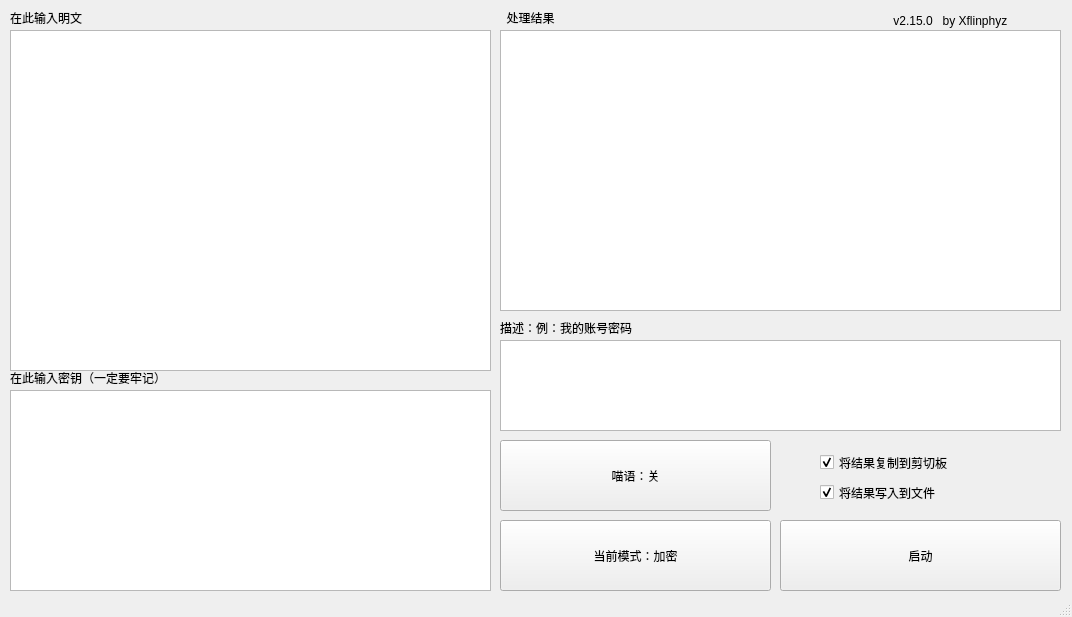
<?xml version="1.0" encoding="UTF-8"?>
<ui version="4.0">
 <class>MainWindow</class>
 <widget class="QMainWindow" name="MainWindow">
  <property name="geometry">
   <rect>
    <x>0</x>
    <y>0</y>
    <width>1072</width>
    <height>617</height>
   </rect>
  </property>
  <property name="windowTitle">
   <string>密码加密管理器 </string>
  </property>
  <property name="windowIcon">
   <iconset>
    <normaloff>../../../../Temps__/XFICO.ico</normaloff>../../../../Temps__/XFICO.ico</iconset>
  </property>
  <property name="autoFillBackground">
   <bool>false</bool>
  </property>
  <property name="toolButtonStyle">
   <enum>Qt::ToolButtonIconOnly</enum>
  </property>
  <property name="animated">
   <bool>true</bool>
  </property>
  <widget class="QWidget" name="centralwidget">
   <widget class="QTextEdit" name="textEdit_strInput">
    <property name="geometry">
     <rect>
      <x>10</x>
      <y>30</y>
      <width>481</width>
      <height>341</height>
     </rect>
    </property>
    <property name="cursor" stdset="0">
     <cursorShape>IBeamCursor</cursorShape>
    </property>
   </widget>
   <widget class="QLabel" name="label_input">
    <property name="geometry">
     <rect>
      <x>10</x>
      <y>10</y>
      <width>101</width>
      <height>16</height>
     </rect>
    </property>
    <property name="text">
     <string>在此输入明文</string>
    </property>
   </widget>
   <widget class="QLabel" name="label_3">
    <property name="geometry">
     <rect>
      <x>10</x>
      <y>370</y>
      <width>211</width>
      <height>16</height>
     </rect>
    </property>
    <property name="font">
     <font>
      <bold>false</bold>
     </font>
    </property>
    <property name="text">
     <string>在此输入密钥（一定要牢记）</string>
    </property>
   </widget>
   <widget class="QTextEdit" name="textEdit_keyInput">
    <property name="geometry">
     <rect>
      <x>10</x>
      <y>390</y>
      <width>481</width>
      <height>201</height>
     </rect>
    </property>
    <property name="cursor" stdset="0">
     <cursorShape>IBeamCursor</cursorShape>
    </property>
   </widget>
   <widget class="QTextEdit" name="textEdit_strOutput">
    <property name="geometry">
     <rect>
      <x>500</x>
      <y>30</y>
      <width>561</width>
      <height>281</height>
     </rect>
    </property>
    <property name="cursor" stdset="0">
     <cursorShape>IBeamCursor</cursorShape>
    </property>
   </widget>
   <widget class="QPushButton" name="modeChange">
    <property name="geometry">
     <rect>
      <x>500</x>
      <y>520</y>
      <width>271</width>
      <height>71</height>
     </rect>
    </property>
    <property name="text">
     <string>当前模式：加密</string>
    </property>
   </widget>
   <widget class="QPushButton" name="goWork">
    <property name="geometry">
     <rect>
      <x>780</x>
      <y>520</y>
      <width>281</width>
      <height>71</height>
     </rect>
    </property>
    <property name="text">
     <string>启动</string>
    </property>
   </widget>
   <widget class="QLabel" name="label_4">
    <property name="geometry">
     <rect>
      <x>890</x>
      <y>10</y>
      <width>161</width>
      <height>21</height>
     </rect>
    </property>
    <property name="text">
     <string> v2.15.0   by Xflinphyz</string>
    </property>
   </widget>
   <widget class="QLabel" name="label_5">
    <property name="geometry">
     <rect>
      <x>500</x>
      <y>10</y>
      <width>81</width>
      <height>16</height>
     </rect>
    </property>
    <property name="text">
     <string>  处理结果</string>
    </property>
   </widget>
   <widget class="QPushButton" name="CatLanModeChange">
    <property name="geometry">
     <rect>
      <x>500</x>
      <y>440</y>
      <width>271</width>
      <height>71</height>
     </rect>
    </property>
    <property name="cursor">
     <cursorShape>OpenHandCursor</cursorShape>
    </property>
    <property name="text">
     <string>喵语：关</string>
    </property>
   </widget>
   <widget class="QCheckBox" name="copyToClipboard">
    <property name="geometry">
     <rect>
      <x>820</x>
      <y>450</y>
      <width>201</width>
      <height>25</height>
     </rect>
    </property>
    <property name="autoFillBackground">
     <bool>false</bool>
    </property>
    <property name="text">
     <string>将结果复制到剪切板</string>
    </property>
    <property name="checked">
     <bool>true</bool>
    </property>
   </widget>
   <widget class="QCheckBox" name="writeToFile">
    <property name="geometry">
     <rect>
      <x>820</x>
      <y>480</y>
      <width>161</width>
      <height>25</height>
     </rect>
    </property>
    <property name="text">
     <string>将结果写入到文件</string>
    </property>
    <property name="checked">
     <bool>true</bool>
    </property>
   </widget>
   <widget class="QLabel" name="label_6">
    <property name="geometry">
     <rect>
      <x>500</x>
      <y>320</y>
      <width>381</width>
      <height>16</height>
     </rect>
    </property>
    <property name="text">
     <string>描述：例：我的账号密码</string>
    </property>
   </widget>
   <widget class="QTextEdit" name="textEdit_desInput">
    <property name="geometry">
     <rect>
      <x>500</x>
      <y>340</y>
      <width>561</width>
      <height>91</height>
     </rect>
    </property>
    <property name="cursor" stdset="0">
     <cursorShape>IBeamCursor</cursorShape>
    </property>
   </widget>
  </widget>
  <widget class="QMenuBar" name="menubar">
   <property name="geometry">
    <rect>
     <x>0</x>
     <y>0</y>
     <width>1072</width>
     <height>24</height>
    </rect>
   </property>
  </widget>
  <widget class="QStatusBar" name="statusbar"/>
 </widget>
 <resources/>
 <connections/>
</ui>
